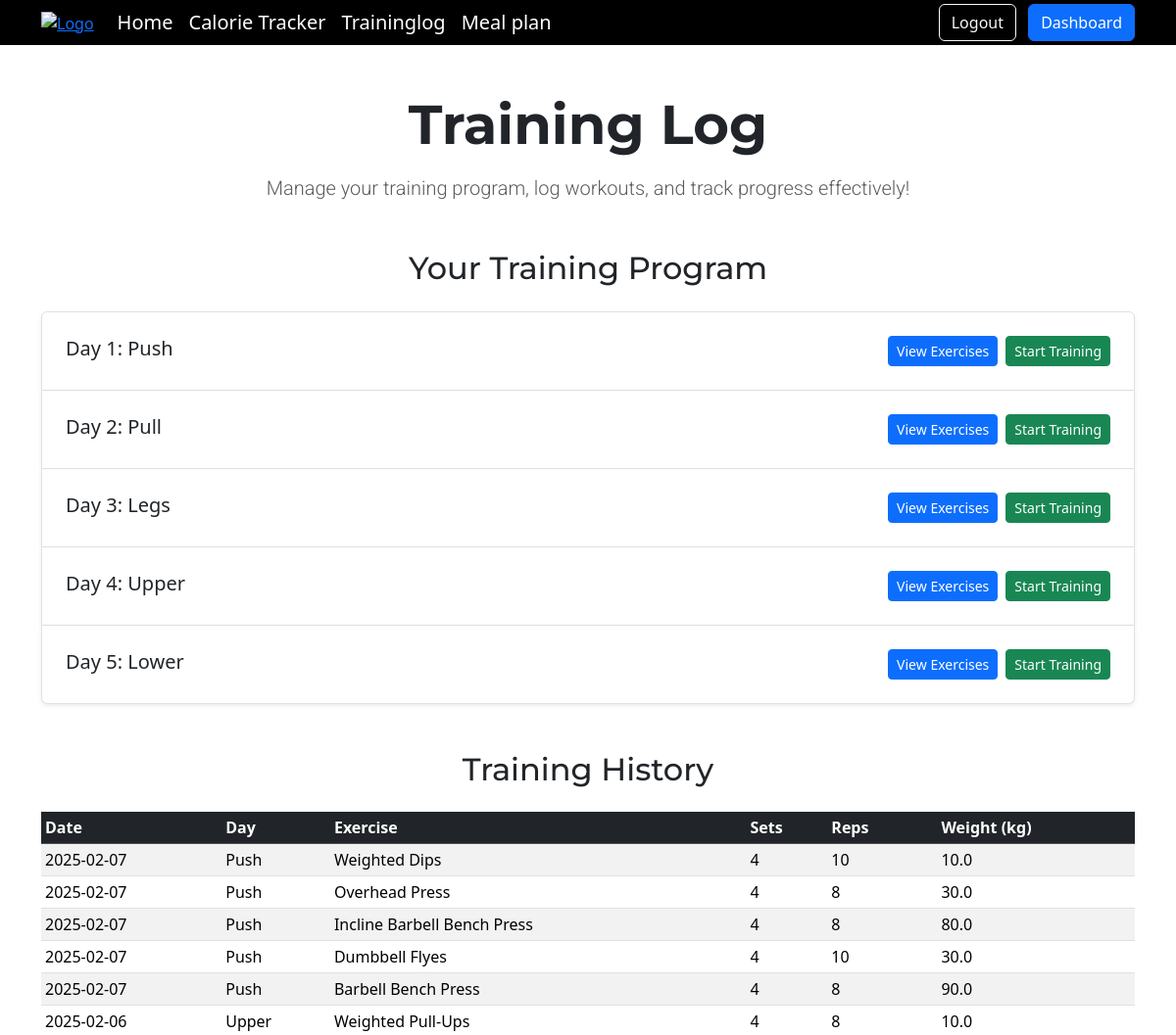
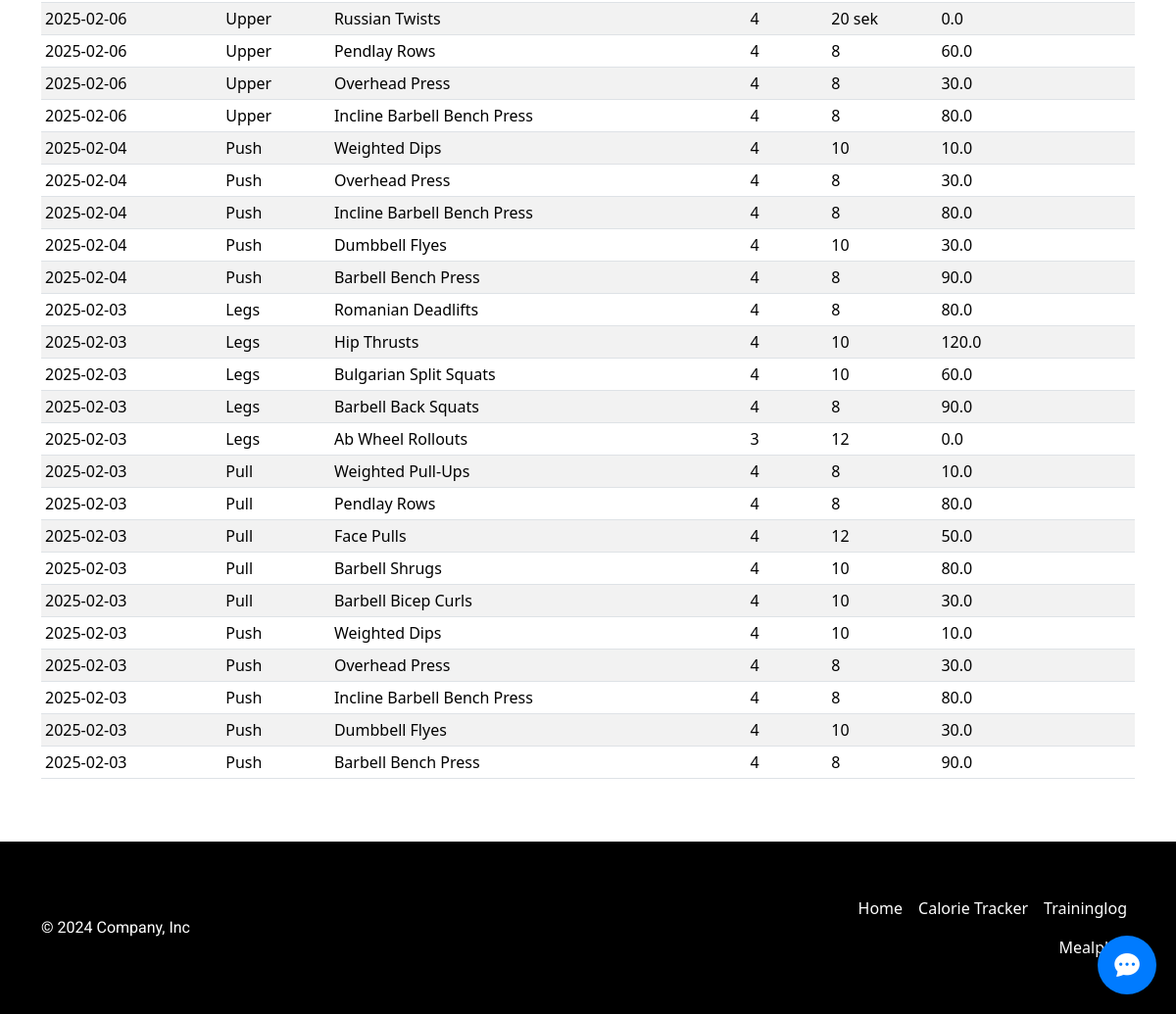
The page /traininglog (signed in) on the database its author committed (2 pictures, top to bottom).
### tables this page shows
CREATE TABLE program_days (
id INTEGER PRIMARY KEY AUTOINCREMENT,
program_id INTEGER NOT NULL,
day_number INTEGER NOT NULL, 
day_name TEXT NOT NULL, 
FOREIGN KEY (program_id) REFERENCES training_programs(id) ON DELETE CASCADE
);

CREATE TABLE TrainingLogs (
    id INTEGER PRIMARY KEY AUTOINCREMENT,
    user_id INTEGER NOT NULL,
    day_id INTEGER NOT NULL,
    day_name TEXT NOT NULL,
    exercise_name TEXT NOT NULL,
    sets INTEGER NOT NULL,
    reps TEXT NOT NULL,
    weight REAL NOT NULL,
    created_at TIMESTAMP DEFAULT CURRENT_TIMESTAMP,
    FOREIGN KEY (user_id) REFERENCES users(id) ON DELETE CASCADE,
    FOREIGN KEY (day_id) REFERENCES program_days(id) ON DELETE CASCADE
);

### app.py (the view)
@app.route("/traininglog", methods=["GET", "POST"])
@login_required
def traininglog():
    user_id = session["user_id"]
    if request.method == "POST":
        day_id = request.form.get("day_id")
        session["day_id"] = day_id
        return redirect("/trainingsession")
    else:
        user_data = db.execute(
            """
            SELECT training_days, experience_level
            FROM users
            WHERE id = ?
            """,
            user_id
        )
        raw_program_data = db.execute(
            """
            SELECT
                pd.id AS day_id,
                pd.day_number,
                pd.day_name,
                pe.exercise_name,
                pe.sets,
                pe.reps,
                COALESCE(ls.last_weight, pe.weight) AS weight
            FROM
                training_programs tp
            JOIN
                program_days pd ON tp.id = pd.program_id
            JOIN
                program_exercises pe ON pd.id = pe.day_id
            LEFT JOIN LastSession ls
                ON pe.exercise_name = ls.exercise_name
                AND ls.user_id = ?
                AND ls.day_id = pd.id
            WHERE
                tp.days_per_week = ? AND
                tp.experience_level = ?
            ORDER BY
                pd.day_number, pe.exercise_name
            """,
            user_id, user_data[0]["training_days"], user_data[0]["experience_level"]
        )
        program_data = {}
        for row in raw_program_data:
            day_number = row["day_number"]
            if day_number not in program_data:
                program_data[day_number] = {
                    "day_id": row["day_id"],
                    "day_name": row["day_name"],
                    "exercises": []
                }
            program_data[day_number]["exercises"].append({
                "exercise_name": row["exercise_name"],
                "sets": row["sets"],
                "reps": row["reps"],
                "weight": row["weight"]
            })
        training_history = db.execute(
            """
            SELECT DATE(created_at) AS created_at, day_name, exercise_name, sets, reps, weight
            FROM TrainingLogs
            WHERE user_id = ? AND DATE(created_at) >= DATE('now', '-7 days')
            ORDER BY DATE(created_at) DESC, id DESC
            """,
            user_id
        )
        return render_template("traininglog.html", program_data=program_data, training_history=training_history)

### app.py (called while the page is built)
def login_required(f):
    @wraps(f)
    def decorated_function(*args, **kwargs):
        if session.get("user_id") is None:
            return redirect("/login")
        return f(*args, **kwargs)
    return decorated_function

@app.after_request
def after_request(response):
    response.headers["Cache-Control"] = "no-cache, no-store, must-revalidate"
    response.headers["Expires"] = 0
    response.headers["Pragma"] = "no-cache"
    return response

### templates/traininglog.html (shortened to what this page needs)
{% extends "layout.html" %}
{% block main %}
<div class="container my-5 text-center">
    <h1 class="display-4 mb-3 fw-bold">Training Log</h1>
    <p class="lead text-muted">Manage your training program, log workouts, and track progress effectively!</p>
</div>
<div class="container my-5">
    <h2 class="text-center mb-4">Your Training Program</h2>
    <div class="list-group">
        {% for day_number, day_data in program_data.items() %}
        <div class="list-group-item p-4 shadow-sm">
            <div class="d-flex justify-content-between align-items-center flex-wrap">
                <div>
                    <h5 class="mb-1">Day {{ day_number }}: {{ day_data.day_name }}</h5>
                </div>
                <div class="d-flex flex-column flex-sm-row gap-2">
                    <button class="btn btn-primary btn-sm text-white" type="button" data-bs-toggle="collapse" data-bs-target="#day-{{ day_number }}">
                        View Exercises
                    </button>
                    <form action="/traininglog" method="POST" class="d-inline">
                        <button type="submit" class="btn btn-sm btn-success">Start Training</button>
                    </form>
                </div>
            </div>
        </div>
        {% endfor %}
    </div>
</div>
<div class="container my-5">
    <h2 class="text-center mb-4">Training History</h2>
    <div class="table-responsive">
        <table class="table table-striped table-sm">
            <thead class="table-dark">
                <tr>
                    <th>Date</th>
                    <th>Day</th>
                    <th>Exercise</th>
                    <th>Sets</th>
                    <th>Reps</th>
                    <th>Weight (kg)</th>
                </tr>
            </thead>
            <tbody>
                {% if training_history %}
                    {% for log in training_history %}
                    <tr>
                        <td>{{ log.created_at }}</td>
                        <td>{{ log.day_name }}</td>
                        <td>{{ log.exercise_name }}</td>
                        <td>{{ log.sets }}</td>
                        <td>{{ log.reps }}</td>
                        <td>{{ log.weight }}</td>
                    </tr>
                    {% endfor %}
                {% else %}
                    <tr>
                        <td colspan="6" class="text-center">No training history available.</td>
                    </tr>
                {% endif %}
            </tbody>
        </table>
    </div>
</div>
{% endblock %}

### templates/layout.html (shortened to what this page needs)
<!DOCTYPE html>
<html lang="en">
<head>
    <link href="https://cdn.jsdelivr.net/npm/bootstrap@5.3.3/dist/css/bootstrap.min.css"
          rel="stylesheet"
>
    <link href="/static/styles.css" rel="stylesheet">
    <link href="/static/chat.css" rel="stylesheet">
    <link href="https://cdn.jsdelivr.net/npm/bootstrap-icons/font/bootstrap-icons.css" rel="stylesheet">
</head>
<body class="d-flex flex-column min-vh-100">
    <header class="bg-black">
        <div class="container">
            <div class="d-flex flex-wrap align-items-center justify-content-between">
                <a href="/" class="me-3">
                    <img src="/static/logo-white.png" alt="Logo" class="img-fluid">
                </a>
                <div class="d-none d-lg-flex flex-grow-1">
                    {% if session["user_id"] %}
                        <ul class="nav me-auto mb-2 justify-content-center mb-md-0">
                            <li><a href="/" class="nav-link px-2 text-white fs-5">Home</a></li>
                            <li><a href="/calorietracker" class="nav-link px-2 text-white fs-5">Calorie Tracker</a></li>
                            <li><a href="/traininglog" class="nav-link px-2 text-white fs-5">Traininglog</a></li>
                            <li><a href="/mealplan" class="nav-link px-2 text-white fs-5">Meal plan</a></li>
                        </ul>
                    {% else %}
                        <ul class="nav me-auto mb-2 justify-content-center mb-md-0">
                            <li><a href="/" class="nav-link px-2 text-white fs-5">Home</a></li>
                        </ul>
                    {% endif %}
                </div>
                <div class="text-end d-none d-lg-block">
                    {% if session["user_id"] %}
                        <a href="/logout" class="btn btn-outline-light me-2">Logout</a>
                        <a href="/dashboard" class="btn btn-primary">Dashboard</a>
                    {% else %}
                        <a href="/login" class="btn btn-outline-light me-2">Login</a>
                        <a href="/register-part1" class="btn btn-primary">Sign up</a>
                    {% endif %}
                </div>
            </div>
        </div>
    </header>
    <main class="flex-grow-1">
        {% block main %}{% endblock %}
    </main>
    <footer class="bg-black text-white py-5 mt-auto">
        <div class="container">
            <div class="d-flex flex-wrap justify-content-between align-items-center">
                <p class="col-md-4 mb-0">© 2024 Company, Inc</p>
                <a href="/" class="col-md-4 d-flex align-items-center justify-content-center mb-3 mb-md-0 me-md-auto text-decoration-none">
                    <svg class="bi me-2" width="40" height="32"><use xlink:href="#bootstrap"></use></svg>
                </a>
                {% if session["user_id"] %}
                <ul class="nav col-md-4 justify-content-end">
                    <li class="nav-item"><a href="/" class="nav-link px-2 text-white">Home</a></li>
                    <li class="nav-item"><a href="/calorietracker" class="nav-link px-2 text-white">Calorie Tracker</a></li>
                    <li class="nav-item"><a href="/traininglog" class="nav-link px-2 text-white">Traininglog</a></li>
                    <li class="nav-item"><a href="/mealplan" class="nav-link px-2 text-white">Mealplan</a></li>
                </ul>
                {% endif %}
            </div>
        </div>
    </footer>
    {% include "chat_widget.html" %}
</body>
</html>

### templates/chat_widget.html (shortened to what this page needs)
<div id="chat-toggle">
    <i class="bi bi-chat-dots-fill"></i>
</div>

### static/styles.css (style rules this page uses)
h1, h2, h3 { font-family: 'Montserrat', sans-serif !important; }
p { font-family: 'Roboto', sans-serif !important; }
html, body { overflow-x: hidden; }
header a img { max-height: 150px; }

### static/chat.css (style rules this page uses)
#chat-toggle { position: fixed; right: 20px; bottom: 20px; width: 60px; height: 60px; background-color: #007bff; color: #fff; border-radius: 50%; box-shadow: 0 4px 12px rgba(0,0,0,0.3); cursor: pointer; z-index: 1100; transition: opacity 0.3s ease; display: flex; align-items: center; justify-content: center; font-size: 1.6rem; }
#chat-toggle i { margin: 0; font-size: 1.6rem; }

### rows shown on the page
program_days: day_name "Push"
program_days: day_name "Pull"
program_days: day_name "Legs"
program_days: day_name "Upper"
program_days: day_name "Lower"
TrainingLogs: created_at "2025-02-07", day_name "Push", exercise_name "Weighted Dips", sets "4", reps "10", weight "10.0"
TrainingLogs: created_at "2025-02-07", day_name "Push", exercise_name "Overhead Press", sets "4", reps "8", weight "30.0"
TrainingLogs: created_at "2025-02-07", day_name "Push", exercise_name "Incline Barbell Bench Press", sets "4", reps "8", weight "80.0"
TrainingLogs: created_at "2025-02-07", day_name "Push", exercise_name "Dumbbell Flyes", sets "4", reps "10", weight "30.0"
TrainingLogs: created_at "2025-02-07", day_name "Push", exercise_name "Barbell Bench Press", sets "4", reps "8", weight "90.0"
TrainingLogs: created_at "2025-02-06", day_name "Upper", exercise_name "Weighted Pull-Ups", sets "4", reps "8", weight "10.0"
TrainingLogs: created_at "2025-02-06", day_name "Upper", exercise_name "Russian Twists", sets "4", reps "20 sek", weight "0.0"
TrainingLogs: created_at "2025-02-06", day_name "Upper", exercise_name "Pendlay Rows", sets "4", reps "8", weight "60.0"
TrainingLogs: created_at "2025-02-06", day_name "Upper", exercise_name "Overhead Press", sets "4", reps "8", weight "30.0"
TrainingLogs: created_at "2025-02-06", day_name "Upper", exercise_name "Incline Barbell Bench Press", sets "4", reps "8", weight "80.0"
TrainingLogs: created_at "2025-02-04", day_name "Push", exercise_name "Weighted Dips", sets "4", reps "10", weight "10.0"
TrainingLogs: created_at "2025-02-04", day_name "Push", exercise_name "Overhead Press", sets "4", reps "8", weight "30.0"
TrainingLogs: created_at "2025-02-04", day_name "Push", exercise_name "Incline Barbell Bench Press", sets "4", reps "8", weight "80.0"
TrainingLogs: created_at "2025-02-04", day_name "Push", exercise_name "Dumbbell Flyes", sets "4", reps "10", weight "30.0"
TrainingLogs: created_at "2025-02-04", day_name "Push", exercise_name "Barbell Bench Press", sets "4", reps "8", weight "90.0"
TrainingLogs: created_at "2025-02-03", day_name "Legs", exercise_name "Romanian Deadlifts", sets "4", reps "8", weight "80.0"
TrainingLogs: created_at "2025-02-03", day_name "Legs", exercise_name "Hip Thrusts", sets "4", reps "10", weight "120.0"
TrainingLogs: created_at "2025-02-03", day_name "Legs", exercise_name "Bulgarian Split Squats", sets "4", reps "10", weight "60.0"
TrainingLogs: created_at "2025-02-03", day_name "Legs", exercise_name "Barbell Back Squats", sets "4", reps "8", weight "90.0"
TrainingLogs: created_at "2025-02-03", day_name "Legs", exercise_name "Ab Wheel Rollouts", sets "3", reps "12", weight "0.0"
TrainingLogs: created_at "2025-02-03", day_name "Pull", exercise_name "Weighted Pull-Ups", sets "4", reps "8", weight "10.0"
TrainingLogs: created_at "2025-02-03", day_name "Pull", exercise_name "Pendlay Rows", sets "4", reps "8", weight "80.0"
TrainingLogs: created_at "2025-02-03", day_name "Pull", exercise_name "Face Pulls", sets "4", reps "12", weight "50.0"
TrainingLogs: created_at "2025-02-03", day_name "Pull", exercise_name "Barbell Shrugs", sets "4", reps "10", weight "80.0"
TrainingLogs: created_at "2025-02-03", day_name "Pull", exercise_name "Barbell Bicep Curls", sets "4", reps "10", weight "30.0"
TrainingLogs: created_at "2025-02-03", day_name "Push", exercise_name "Weighted Dips", sets "4", reps "10", weight "10.0"
TrainingLogs: created_at "2025-02-03", day_name "Push", exercise_name "Overhead Press", sets "4", reps "8", weight "30.0"
TrainingLogs: created_at "2025-02-03", day_name "Push", exercise_name "Incline Barbell Bench Press", sets "4", reps "8", weight "80.0"
TrainingLogs: created_at "2025-02-03", day_name "Push", exercise_name "Dumbbell Flyes", sets "4", reps "10", weight "30.0"
TrainingLogs: created_at "2025-02-03", day_name "Push", exercise_name "Barbell Bench Press", sets "4", reps "8", weight "90.0"

### other values the page prints
{{ day_number }} "1" "2" "3" "4" "5"
